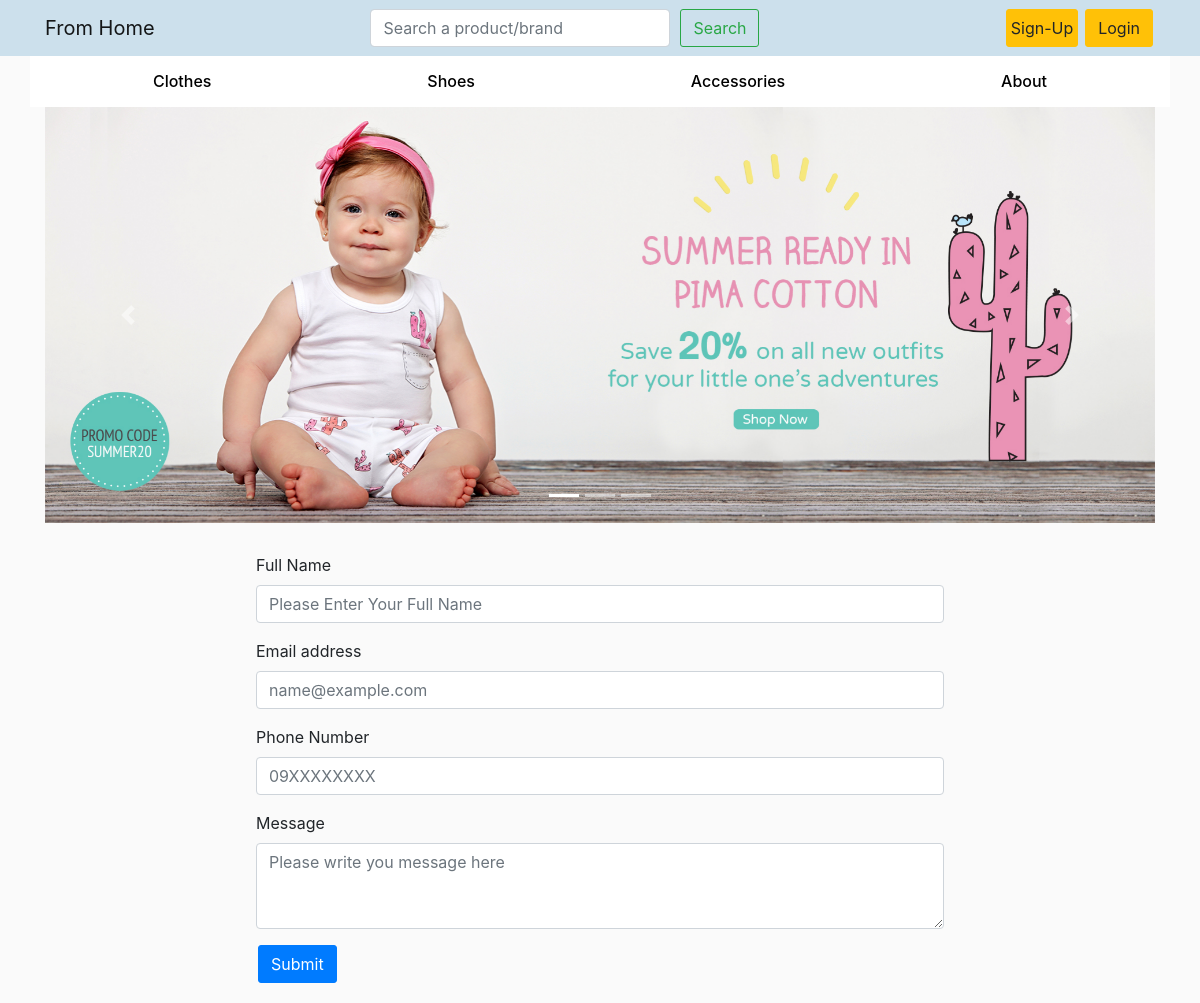
The app's page /, older data.
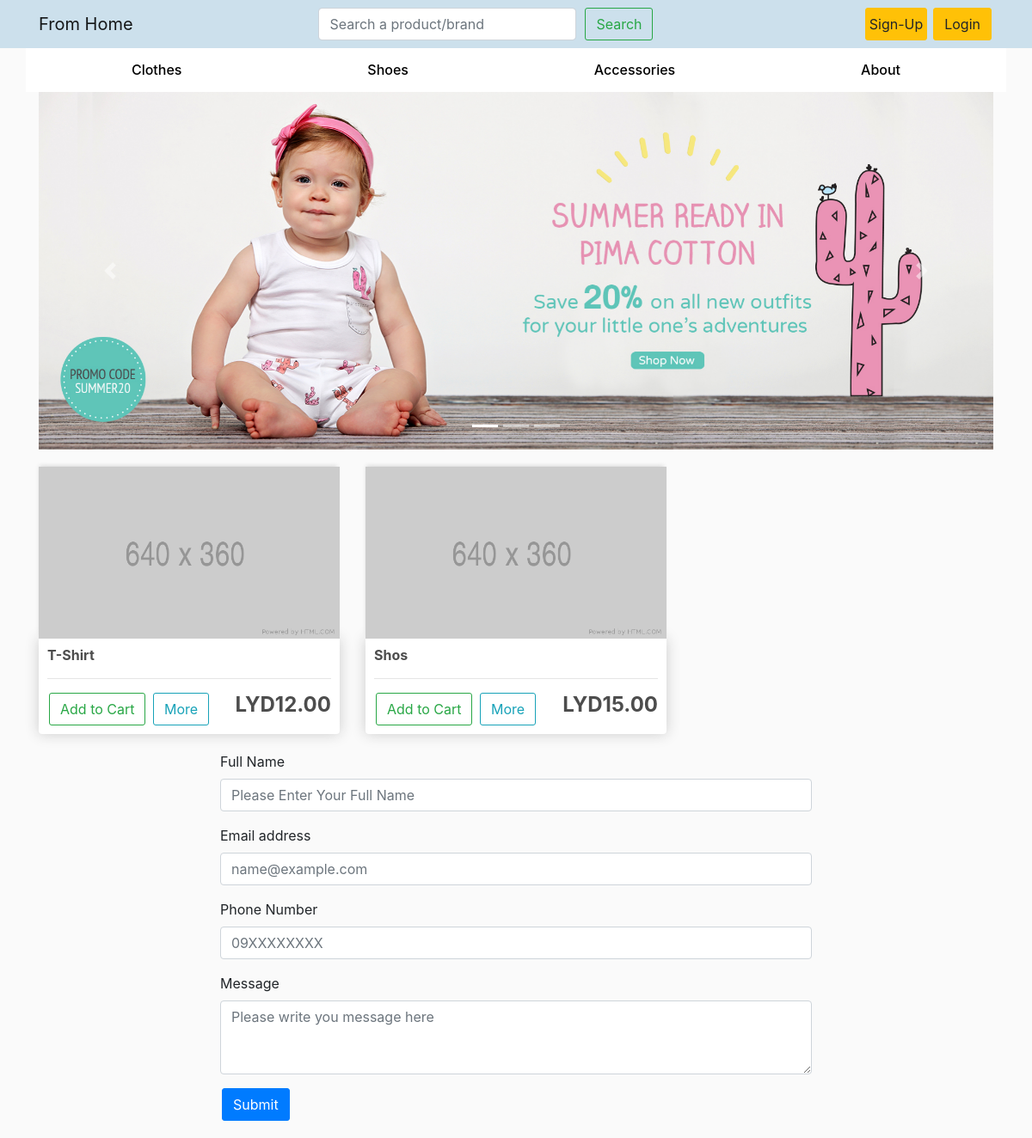
The same page, newer data.
### store/models.py (models this page shows, shortened)
class Product(models.Model):
    title = models.CharField(max_length=200, null=True)
    details = models.TextField(null=True)
    price = models.DecimalField(max_digits=8, decimal_places=2, null=True)
    color = models.CharField(max_length=200, null=True)
    season = models.CharField(max_length=200, null=True)
    gender = models.CharField(max_length=200, null=True)
    brand = models.CharField(max_length=200, null=True)
    size = models.CharField(max_length=200, null=True)
    featured = models.BooleanField(default=False)

### store/views.py (the view)
# urls.py: 2. Add a URL to urlpatterns:  path('', views.home, name='home')
def home(request):
    products = Product.objects.all()[:3]
    context = {'products':products}
    return render(request, 'store/home.html', context)

### store/templates/store/home.html (shortened to what this page needs)
{% extends 'store/base.html' %}
{% load static %}
{% block content %}
<div id="carouselExampleIndicators" class="carousel slide" data-ride="carousel">
    <ol class="carousel-indicators">
      <li data-target="#carouselExampleIndicators" data-slide-to="0" class="active"></li>
      <li data-target="#carouselExampleIndicators" data-slide-to="1"></li>
      <li data-target="#carouselExampleIndicators" data-slide-to="2"></li>
    </ol>
    <div class="carousel-inner">
      <div class="carousel-item active">
        <img class="d-block w-100" src="{% static 'images/cov1.jpg' %}" alt="First slide">
      </div>
    </div>
    <a class="carousel-control-prev" href="#carouselExampleIndicators" role="button" data-slide="prev">
      <span class="carousel-control-prev-icon" aria-hidden="true"></span>
    </a>
    <a class="carousel-control-next" href="#carouselExampleIndicators" role="button" data-slide="next">
      <span class="carousel-control-next-icon" aria-hidden="true"></span>
    </a>
</div>
<div class="row" style="margin-top: 10px">
    {% for product in products %}
    <div class="col-lg-4">
        <img class="thumbnail" src="{% static 'images/placeholder.png' %}">
        <div class="box-element product">
            <h6><strong>{{product.title}}</strong></h6>
            <hr>
            <button  class="btn btn-outline-success add-btn">Add to Cart</button>
            <a class="btn btn-outline-info" href="{% url 'detailview' %}">More</a>
            <h4 style="float: right;"><strong>LYD{{product.price}}</strong></h4>
        </div>
    </div>
    {% endfor %}
</div>
<div class="center_div">
    <form>
      <div class="form-group">
        <label for="formGroupExampleInput">Full Name</label>
        <input type="text" class="form-control" id="formGroupExampleInput" placeholder="Please Enter Your Full Name">
      </div>
      <div class="form-group">
        <label for="exampleFormControlInput1">Email address</label>
        <input type="email" class="form-control" id="exampleFormControlInput1" placeholder="name@example.com">
      </div>
      <div class="form-group">
        <label for="exampleFormControlInput1" >Phone Number</label>
        <input type="tel" class="form-control" id="exampleFormControlInput1" placeholder="09XXXXXXXX" >
      </div>
      <div class="form-group">
        <label for="exampleFormControlTextarea1">Message</label>
        <textarea class="form-control" id="exampleFormControlTextarea1" placeholder="Please write you message here" rows="3"></textarea>
      </div>
      <div class="text-align: center">
        <button type="submit" class="btn btn-primary">Submit</button>
      </div>
    </form>
</div>
{% endblock %}

### store/templates/store/base.html (shortened to what this page needs)
<!DOCTYPE html>
{% load static %}
<html>
    <head>
        <link rel="stylesheet" href="https://stackpath.bootstrapcdn.com/bootstrap/4.5.0/css/bootstrap.min.css">
        <link rel="stylesheet" type="text/css" href="{% static 'css/base.css' %}">
    </head>
    <body>
        <nav class="navbar sticky-top navbar-expand-sm navbar-light" style="background-color: #cce0ec;">
            <div class="container">
                <a class="navbar-brand" href="{% url 'Store Home' %}">From Home </a>
                <div style="margin-left: 18%;">
                    <form class="form-inline my-2 my-lg-0">
                    <input class="form-control mr-sm-2" type="search" placeholder="Search a product/brand" aria-label="Search" id="navBarSearchForm">
                    <button class="btn btn-outline-success my-2 my-sm-0" type="submit">Search</button>
                    </form>
                </div>
                <div class="collapse navbar-collapse" id="navbarSupportedContent">
                    {% if user.is_authenticated %}
                    welcome {{ user.username }}
                    <div class="form-inline my-2 my-lg-0">
                        <a href="{% url 'logout' %}"class="btn btn-warning">Logout</a>
                        <a href="{% url 'cart' %}">
                        <img  id="cart-icon" src="{% static 'images/cart.png' %}">
                        </a>
                        <p id="cart-total">0</p>
                    </div>
                    {% else %}
                    <div class="form-inline my-2 my-lg-0">
                        <a href="{% url 'signup' %}"class="btn btn-warning" id='signup'>Sign-Up</a>
                        <a href="{% url 'login' %}"class="btn btn-warning">Login</a>
                    </div>
                    {%endif%}
                </div>
            </div>
        </nav>
        <div class="container" style="background-color: #ffffff;">
            <div class="d-flex justify-content-around" >
                 <div class="p-2 bd-highlight">
                     <a class="nav-link mb-0 h6" style="color: #000000;" href="{% url 'listview' %}">Clothes<span class="sr-only">(current)</span></a>
                 </div>
                <div class="p-2 bd-highlight">
                     <a class="nav-link mb-0 h6" style="color: #000000;" href="#">Shoes<span class="sr-only">(current)</span></a>
                </div>
                <div class="p-2 bd-highlight">
                    <a class="nav-link mb-0 h6" style="color: #000000;" href="#">Accessories<span class="sr-only">(current)</span></a>
                </div>
                <div class="p-2 bd-highlight">
                    <a class="nav-link mb-0 h6" style="color: #000000;" href="#">About<span class="sr-only">(current)</span></a>
                </div>
            </div>
        </div>
        <div class="container">
            {% block content %}
            {% endblock content %}
        </div>
    </body>
</html>

### static/css/base.css (style rules this page uses)
body { background-color: hsl(0, 0%, 98%); }
h1,h2,h3,h4,h5,h6 { color:hsl(0, 0%, 30%); }
.box-element { box-shadow:hsl(0, 0%, 80%) 0 0 16px; background-color: #fff; border-radius: 4px; padding: 10px; }
.thumbnail { width: 100%; height: 200px; -webkit-box-shadow: -1px -3px 5px -2px rgba(214,214,214,1); -moz-box-shadow: -1px -3px 5px -2px rgba(214,214,214,1); box-shadow: -1px -3px 5px -2px rgba(214,214,214,1); }
.product { border-radius: 0 0 4px 4px; }
.col-lg-4, .col-lg-6, .col-lg-8, .col-lg-12 { margin-top: 10px; }
.btn { border-radius: 3px; margin-left: 2px; margin-right: 2px; }
#signup { padding-left: 4px; padding-right: 4px; margin-right: 5px; }
#navBarSearchForm { width:300px !important }
.center_div { padding-right: 100px; padding-left: 100px; padding-top: 20px; padding-bottom: 20px; margin: 0 auto; width:80% }

Row changes from the older to the newer data that the page shows:
added Product: title "T-Shirt", price "12.00"
added Product: title "Shos", price "15.00"
